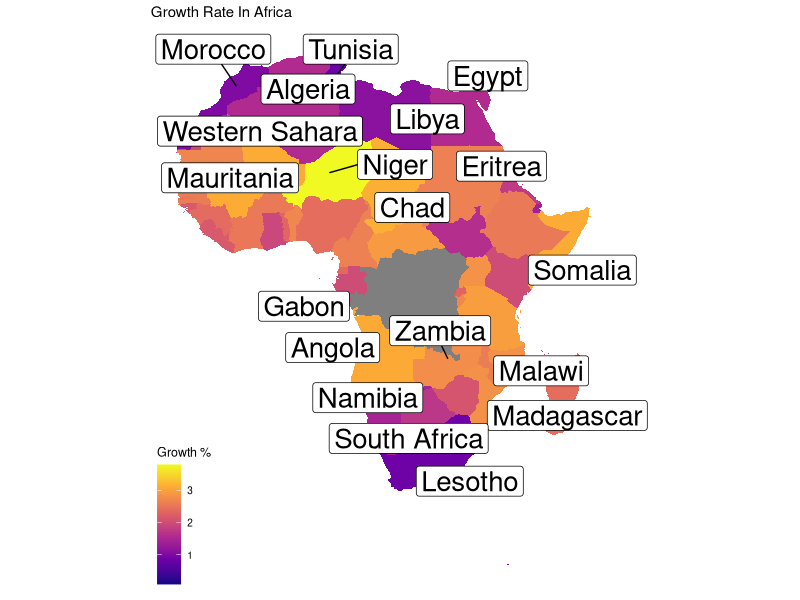
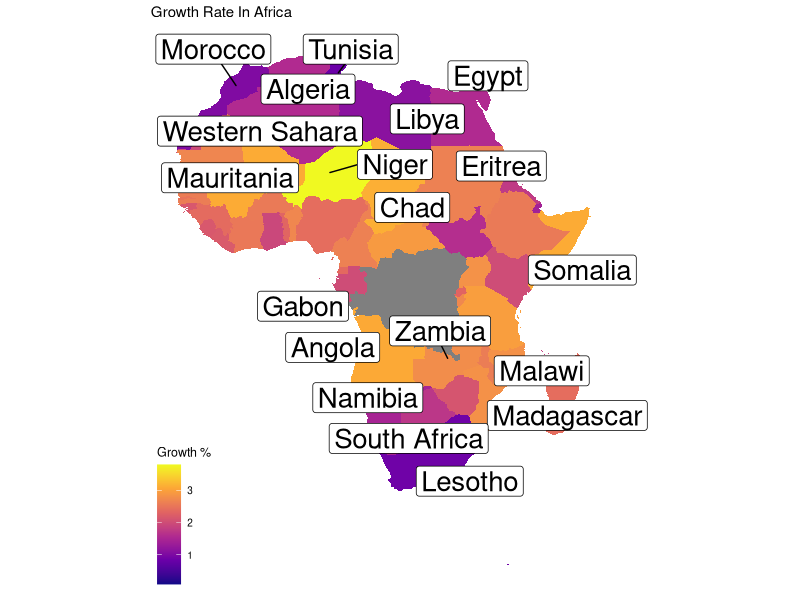

The R source for these figures, in order:
# Load the necessary libraries
library(dplyr)
library(ggplot2)
library(tidyverse)
library(ggrepel)
library(ggthemes)

# Import the world_population.csv dataset
world_population <- read.csv("world_population_data.csv")

# Remove '%' from growth_rate column
world_population <- world_population %>%
  mutate(growth_rate = as.numeric(sub("%", "", growth_rate)))

# Create dataframe for world coordinates using map_data
world_coordinates <- map_data("world")

# Filter data for African countries
africa_map <- subset(world_coordinates, region %in% c(
  "Algeria", "Angola", "Benin", "Botswana", "Burkina Faso", "Burundi",
  "Cabo Verde", "Cameroon", "Central African Republic", "Chad", "Comoros",
  "Democratic Republic of the Congo", "Djibouti", "Egypt",
  "Equatorial Guinea", "Eritrea", "Eswatini", "Ethiopia", "Gabon",
  "Gambia", "Ghana", "Guinea",
  "Guinea-Bissau", "Ivory Coast", "Kenya", "Lesotho", "Liberia", "Libya",
  "Madagascar", "Malawi", "Mali", "Mauritania", "Mauritius", "Morocco",
  "Mozambique", "Namibia", "Niger", "Nigeria", "Republic of Congo",
  "Rwanda", "Sao Tome and Principe",
  "Senegal", "Seychelles", "Sierra Leone", "Somalia",
  "South Africa", "South Sudan",
  "Sudan", "Tanzania", "Togo", "Tunisia",
  "Uganda", "Western Sahara", "Zambia", "Zimbabwe"
)) %>%
  left_join(world_population, by = c("region" = "country"))

# Create label data for Africa
label_data <- africa_map %>%
  group_by(region) %>%
  filter(row_number() == 50) %>%
  mutate(
    long = ifelse(region == "Algeria", 1.6596, long),
    lat = ifelse(region == "Algeria", 28.0339, lat),
    long = ifelse(region == "Angola", 17.8739, long),
    lat = ifelse(region == "Angola", -11.2027, lat),
    long = ifelse(region == "Benin", 2.3158, long),
    lat = ifelse(region == "Benin", 9.3077, lat),
    long = ifelse(region == "Botswana", 24.6849, long),
    lat = ifelse(region == "Botswana", -22.3285, lat),
    long = ifelse(region == "Burkina Faso", -1.5616, long),
    lat = ifelse(region == "Burkina Faso", 12.6392, lat),
    long = ifelse(region == "Burundi", 29.9189, long),
    lat = ifelse(region == "Burundi", -3.3731, lat),
    long = ifelse(region == "Cabo Verde", -23.0418, long),
    lat = ifelse(region == "Cabo Verde", 16.5388, lat),
    long = ifelse(region == "Cameroon", 12.3547, long),
    lat = ifelse(region == "Cameroon", 7.3697, lat),
    long = ifelse(region == "Central African Republic", 20.9394, long),
    lat = ifelse(region == "Central African Republic", 6.6111, lat),
    long = ifelse(region == "Chad", 18.7322, long),
    lat = ifelse(region == "Chad", 15.4542, lat),
    long = ifelse(region == "Comoros", 43.8726, long),
    lat = ifelse(region == "Comoros", -11.8776, lat),
    long = ifelse(region == "Democratic Republic of the Congo", 21.7587, long),
    lat = ifelse(region == "Democratic Republic of the Congo", -4.0383, lat),
    long = ifelse(region == "Djibouti", 42.5903, long),
    lat = ifelse(region == "Djibouti", 11.8251, lat),
    long = ifelse(region == "Egypt", 31.2357, long),
    lat = ifelse(region == "Egypt", 30.0444, lat),
    long = ifelse(region == "Equatorial Guinea", 10.2679, long),
    lat = ifelse(region == "Equatorial Guinea", 1.6508, lat),
    long = ifelse(region == "Eritrea", 39.7823, long),
    lat = ifelse(region == "Eritrea", 15.1794, lat),
    long = ifelse(region == "Eswatini", 31.4659, long),
    lat = ifelse(region == "Eswatini", -26.5225, lat),
    long = ifelse(region == "Ethiopia", 39.7272, long),
    lat = ifelse(region == "Ethiopia", 9.1450, lat),
    long = ifelse(region == "Gabon", 11.6094, long),
    lat = ifelse(region == "Gabon", -0.8037, lat),
    long = ifelse(region == "Gambia", -15.3101, long),
    lat = ifelse(region == "Gambia", 13.4432, lat),
    long = ifelse(region == "Ghana", -1.0232, long),
    lat = ifelse(region == "Ghana", 7.9465, lat),
    long = ifelse(region == "Guinea", -10.9408, long),
    lat = ifelse(region == "Guinea", 11.1027, lat),
    long = ifelse(region == "Guinea-Bissau", -15.1804, long),
    lat = ifelse(region == "Guinea-Bissau", 11.8037, lat),
    long = ifelse(region == "Ivory Coast", -5.5471, long),
    lat = ifelse(region == "Ivory Coast", 7.5399, lat),
    long = ifelse(region == "Kenya", 37.9062, long),
    lat = ifelse(region == "Kenya", -1.2921, lat),
    long = ifelse(region == "Lesotho", 28.2336, long),
    lat = ifelse(region == "Lesotho", -29.6099, lat),
    long = ifelse(region == "Liberia", -9.4295, long),
    lat = ifelse(region == "Liberia", 6.4281, lat),
    long = ifelse(region == "Libya", 17.2283, long),
    lat = ifelse(region == "Libya", 26.3351, lat),
    long = ifelse(region == "Madagascar", 46.8691, long),
    lat = ifelse(region == "Madagascar", -18.7669, lat),
    long = ifelse(region == "Malawi", 34.3015, long),
    lat = ifelse(region == "Malawi", -13.2543, lat),
    long = ifelse(region == "Mali", -3.9962, long),
    lat = ifelse(region == "Mali", 17.5707, lat),
    long = ifelse(region == "Mauritania", -10.9408, long),
    lat = ifelse(region == "Mauritania", 20.3484, lat),
    long = ifelse(region == "Mauritius", 57.5522, long),
    lat = ifelse(region == "Mauritius", -20.3484, lat),
    long = ifelse(region == "Morocco", -7.0926, long),
    lat = ifelse(region == "Morocco", 31.7917, lat),
    long = ifelse(region == "Mozambique", 35.5296, long),
    lat = ifelse(region == "Mozambique", -18.6657, lat),
    long = ifelse(region == "Namibia", 18.4904, long),
    lat = ifelse(region == "Namibia", -22.9576, lat),
    long = ifelse(region == "Niger", 8.0817, long),
    lat = ifelse(region == "Niger", 17.6078, lat),
    long = ifelse(region == "Nigeria", 8.6753, long),
    lat = ifelse(region == "Nigeria", 9.0820, lat),
    long = ifelse(region == "Republic of Congo", 15.8277, long),
    lat = ifelse(region == "Republic of Congo", -0.2280, lat),
    long = ifelse(region == "Rwanda", 29.8739, long),
    lat = ifelse(region == "Rwanda", -1.9403, lat),
    long = ifelse(region == "Sao Tome and Principe", 6.6131, long),
    lat = ifelse(region == "Sao Tome and Principe", 0.1864, lat),
    long = ifelse(region == "Senegal", -14.4524, long),
    lat = ifelse(region == "Senegal", 14.4974, lat),
    long = ifelse(region == "Seychelles", 55.4915, long),
    lat = ifelse(region == "Seychelles", -4.6796, lat),
    long = ifelse(region == "Sierra Leone", -11.7799, long),
    lat = ifelse(region == "Sierra Leone", 8.4606, lat),
    long = ifelse(region == "Somalia", 46.8253, long),
    lat = ifelse(region == "Somalia", 5.1521, lat),
    long = ifelse(region == "South Africa", 24.9916, long),
    lat = ifelse(region == "South Africa", -28.8166, lat),
    long = ifelse(region == "South Sudan", 31.3060, long),
    lat = ifelse(region == "South Sudan", 6.8770, lat),
    long = ifelse(region == "Sudan", 30.8025, long),
    lat = ifelse(region == "Sudan", 12.8628, lat),
    long = ifelse(region == "Tanzania", 34.8888, long),
    lat = ifelse(region == "Tanzania", -6.369028, lat),
    long = ifelse(region == "Togo", 0.8248, long),
    lat = ifelse(region == "Togo", 8.6195, lat),
    long = ifelse(region == "Tunisia", 9.5375, long),
    lat = ifelse(region == "Tunisia", 33.8869, lat),
    long = ifelse(region == "Uganda", 32.2903, long),
    lat = ifelse(region == "Uganda", 1.3733, lat),
    long = ifelse(region == "Western Sahara", -12.8858, long),
    lat = ifelse(region == "Western Sahara", 24.2155, lat),
    long = ifelse(region == "Zambia", 27.8493, long),
    lat = ifelse(region == "Zambia", -13.1339, lat),
    long = ifelse(region == "Zimbabwe", 29.1549, long),
    lat = ifelse(region == "Zimbabwe", -19.0154, lat)
  )


# Create a geom_polygon plot using ggplot2
print(ggplot(africa_map) +
  geom_polygon(aes(long, lat, group = group, fill = growth_rate)) +
  coord_quickmap() +
  scale_fill_viridis_c(option = "plasma") +

  # Add labels to the plot
  labs(fill = "Growth %") +
  ggtitle("Growth Rate In Africa") +

  # Use geom_label_repel for Africa labels
  geom_label_repel(
    data = label_data, aes(x = long, y = lat, label = region),
    size = 7, max.overlaps = 7
  ) +

  # Tweak display of theme
  theme_map())

# Save the plot as a file
ggsave("africa_plot.jpg", dpi = 300)
